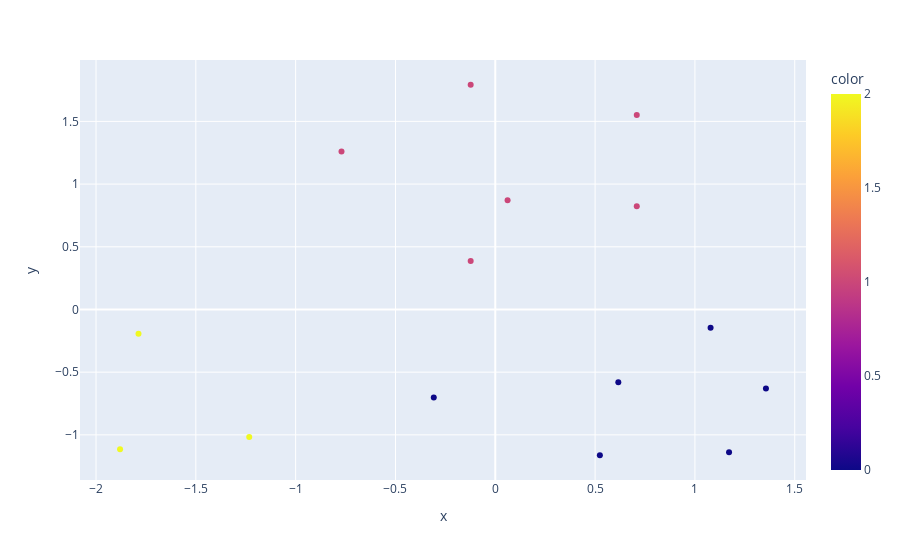

Source (notebook cell):
### Code cell
grath_2 = px.scatter(x = wage_base[:,0], y = wage_base[:,1], color = labels)
grath_2.show()

### Figure 1 — Plotly figure (JSON) as saved in the notebook; plotly's stock layout.template omitted (floating-point values rounded to 4 significant figures)
{"data": [{"hovertemplate": "x=%{x}<br>y=%{y}<br>color=%{marker.color}<extra></extra>", "legendgroup": "", "marker": {"color": [2, 2, 2, 0, 0, 0, 0, 0, 0, 1, 1, 1, 1, 1, 1], "coloraxis": "coloraxis", "symbol": "circle"}, "mode": "markers", "name": "", "orientation": "v", "showlegend": false, "type": "scatter", "x": [-1.88, -1.233, -1.787, -0.3081, 0.5238, 1.171, 1.356, 0.6163, 1.078, -0.7703, -0.1233, 0.06163, -0.1233, 0.7087, 0.7087], "xaxis": "x", "y": [-1.114, -1.017, -0.1938, -0.7024, -1.163, -1.138, -0.6297, -0.5813, -0.1453, 1.259, 0.3875, 0.8719, 1.792, 0.8235, 1.55], "yaxis": "y"}], "layout": {"coloraxis": {"colorbar": {"title": {"text": "color"}}, "colorscale": [[0, "#0d0887"], [0.1111, "#46039f"], [0.2222, "#7201a8"], [0.3333, "#9c179e"], [0.4444, "#bd3786"], [0.5556, "#d8576b"], [0.6667, "#ed7953"], [0.7778, "#fb9f3a"], [0.8889, "#fdca26"], [1, "#f0f921"]]}, "legend": {"tracegroupgap": 0}, "margin": {"t": 60}, "xaxis": {"anchor": "y", "domain": [0, 1], "title": {"text": "x"}}, "yaxis": {"anchor": "x", "domain": [0, 1], "title": {"text": "y"}}}}
